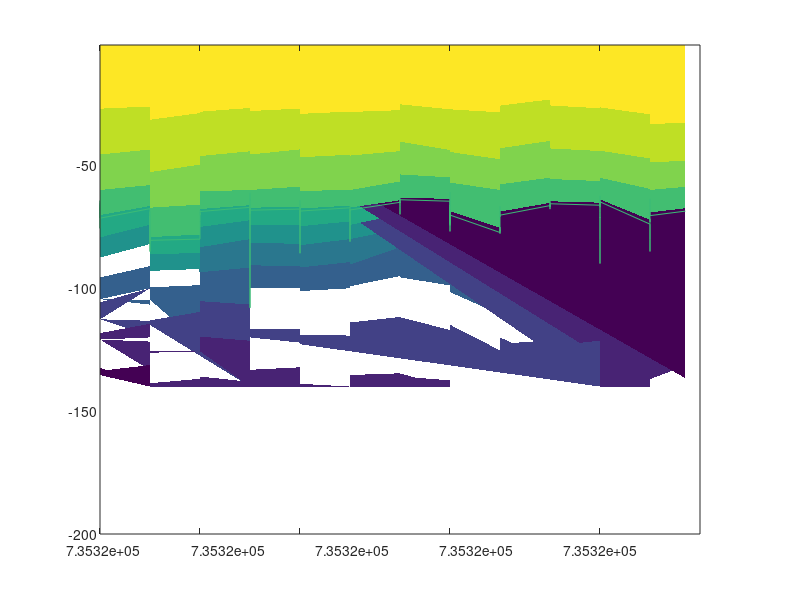

The MATLAB script that drew this image: (Note: this script raises an error after producing the figure.)
clear;
clc;

load('data_1d.mat')

figure
contourf(times,depth,Temp,'linewidth',1,'showtext','off','linestyle','none')
shading interp
hold on
contour(times,depth,Temp,[25,25],'color','black','linewidth',1);
datetick('x',15);axis tight;
ylim([-140,-40])
colormap(jet); colorbar;
set(gca,'fontsize',14)
xlabel('Time')
ylabel('Depth(m)')
set(gca,'xtick', times(1):6*0.0069*3:times(end) )
set(gca,'xticklabels', {'00:00','03:00','06:00','09:00','12:00','15:00','18:00','21:00','24:00',} )

